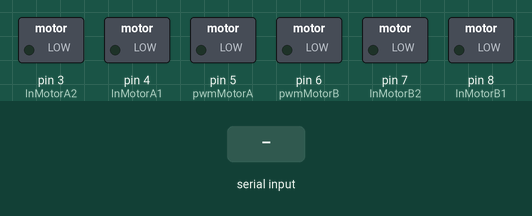
Simulated run of this sketch. Board: Arduino Uno, built with avr-gcc and run on an emulated ATmega328P. Shown: switched loads named in the sketch (green lamp = pin HIGH). The test bench sets the inputs (shaded band). What the sketch prints to the serial monitor is not drawn.

Above: at 1.2 s.
1.3 s: "R" received over the second serial link
At 2.0 s:
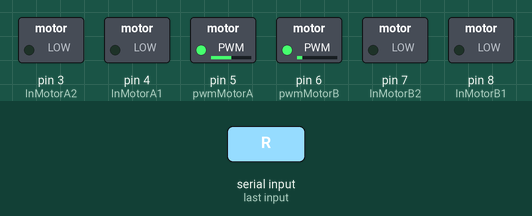
2.8 s: "L" received over the second serial link
At 3.2 s:
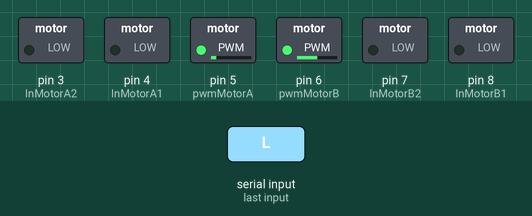
4.3 s: "U" received over the second serial link
At 5.5 s:
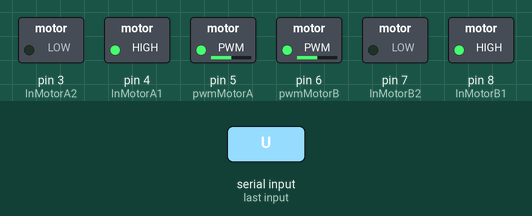
5.8 s: "D" received over the second serial link
At 6.6 s:
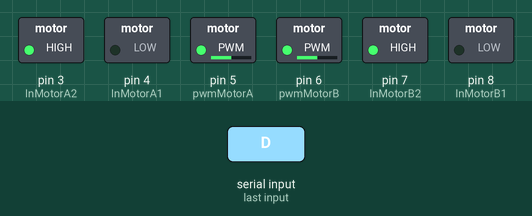
7.3 s: "0" received over the second serial link
At 7.8 s:
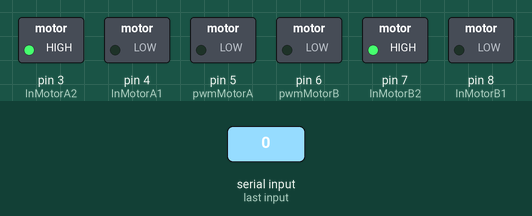
8.8 s: "R" received over the second serial link
At 10.1 s:
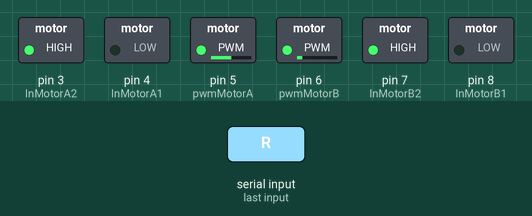
Timing chart, 0 to 11.3 s (numbered marks = the images above; inputs shaded):
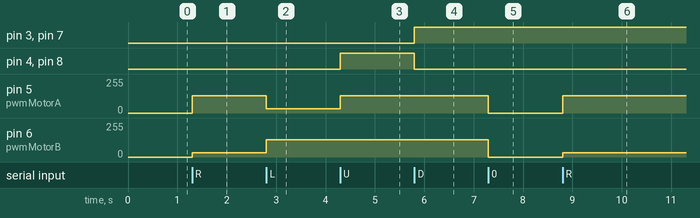

The sketch:

main.ino
```cpp
//Motor connection

      //A
int pwmMotorA=5;
int InMotorA1=4;
int InMotorA2=3;
      //B
int pwmMotorB=6;
int InMotorB1=8;
int InMotorB2=7;


char value = 0;
int Horizontal = 0; // <->
int Vertical = 0; // ^


#include <SoftwareSerial.h>
SoftwareSerial BTserial(10, 11); //RX | TX
//RX ---> 10
//TX ---> 11

void setup() {
  //---------------------| HC-06 config |------------------------------
  Serial.begin(9600);
  Serial.println("Enter AT commands:");
  BTserial.begin(9600);

  //---------------------| Motor config |------------------------------
  //PWM channel output A
  pinMode(pwmMotorA, OUTPUT);

  //digital channel AIN1
  pinMode(InMotorA1, OUTPUT);
  //digital channel AIN2
  pinMode(InMotorA2, OUTPUT);


   //PWM channel output B
  pinMode(pwmMotorB, OUTPUT);

  //digital channel BIN1
  pinMode(InMotorB1, OUTPUT);
  //digital channel BIN2
  pinMode(InMotorB2, OUTPUT);


}

void loop() {
  if (BTserial.available()){
    value = BTserial.read();
    Serial.write(value);

    if (value == 'R'){
       Horizontal = 1;
    }
    else if(value == 'L'){
       Horizontal = -1;
    }
   else if (value == 'U'){
       Vertical = 1;
    }
    else if(value == 'D'){
       Vertical = -1;
    }
    else if(value == '0'){
      Horizontal = 0;
      Vertical = 0;
    }
  }


  if (Vertical == 1){
    digitalWrite(InMotorA1, HIGH);
    digitalWrite(InMotorA2, LOW);
    analogWrite(pwmMotorA,128);

    digitalWrite(InMotorB1, HIGH);
    digitalWrite(InMotorB2, LOW);
    analogWrite(pwmMotorB,128);

  }
  else if (Vertical == -1){
    digitalWrite(InMotorA1, LOW);
    digitalWrite(InMotorA2, HIGH);
    analogWrite(pwmMotorA,128);

    digitalWrite(InMotorB1, LOW);
    digitalWrite(InMotorB2, HIGH);
    analogWrite(pwmMotorB,128);
  }
  else if (Horizontal == -1){
    analogWrite(pwmMotorA,32);
    analogWrite(pwmMotorB,128);
  }
  else if (Horizontal == 1){
    analogWrite(pwmMotorA,128);
    analogWrite(pwmMotorB,32);
  }
  else if (Vertical == 0){
    analogWrite(pwmMotorA,0);
    analogWrite(pwmMotorB,0);
  }

}
```

Measured:
- after the input at 1.3 s, pin 5 (pwmMotorA): 0/255 → 128/255 at once; pin 6 (pwmMotorB): 0/255 → 32/255 at once
- after the input at 2.8 s, pin 5 (pwmMotorA): 128/255 → 32/255 at once; pin 6 (pwmMotorB): 32/255 → 128/255 at once
- after the input at 4.3 s, pin 4 (InMotorA1), pin 8 (InMotorB1): LOW → HIGH at once; pin 5 (pwmMotorA): 32/255 → 128/255 at once
- after the input at 5.8 s, pin 3 (InMotorA2), pin 7 (InMotorB2): LOW → HIGH at once; pin 4 (InMotorA1), pin 8 (InMotorB1): HIGH → LOW at once
- after the input at 7.3 s, pin 5 (pwmMotorA), pin 6 (pwmMotorB): 128/255 → 0/255 at once
- after the input at 8.8 s, pin 5 (pwmMotorA): 0/255 → 128/255 at once; pin 6 (pwmMotorB): 0/255 → 32/255 at once
